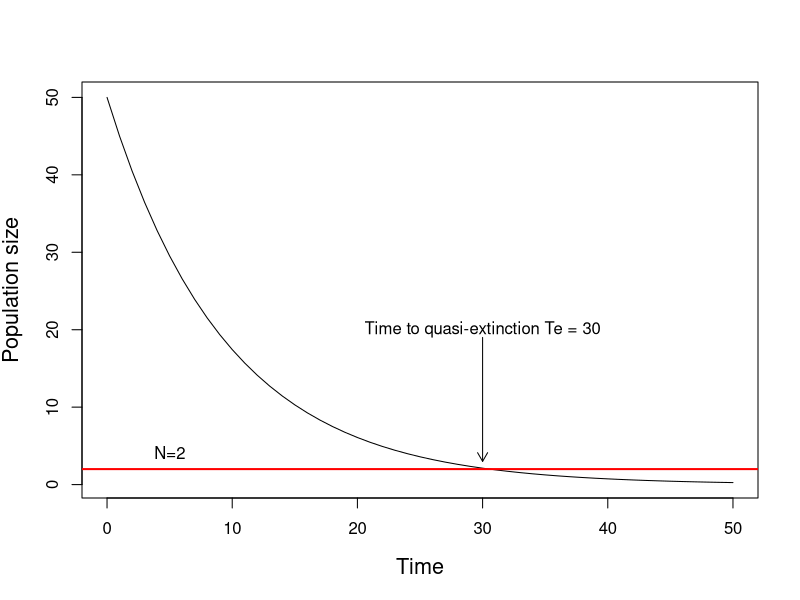
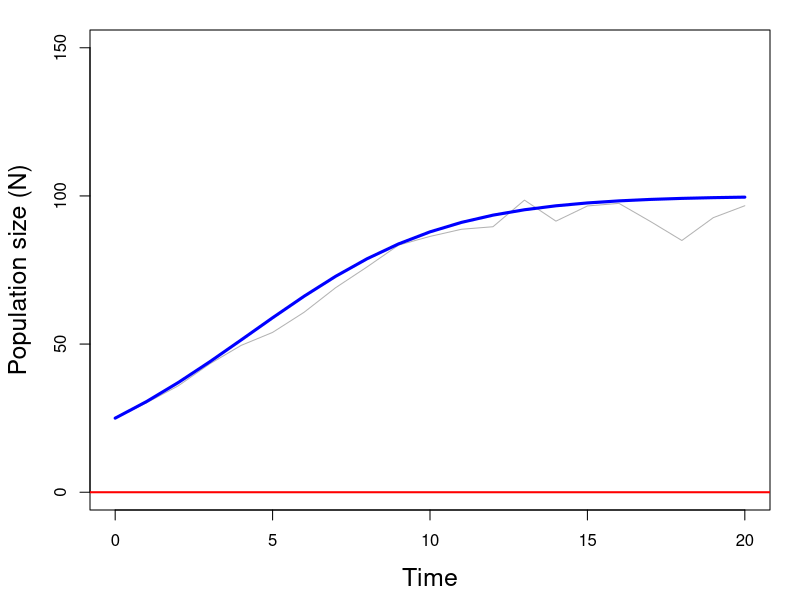
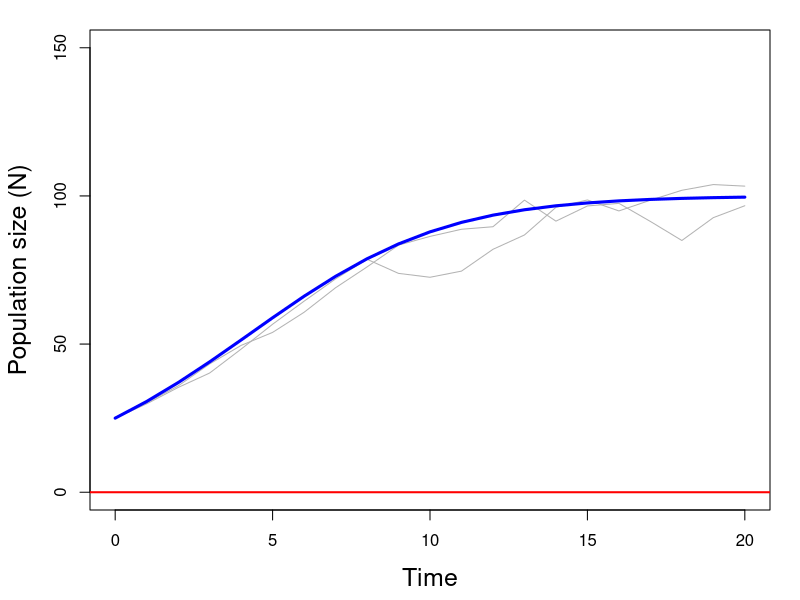
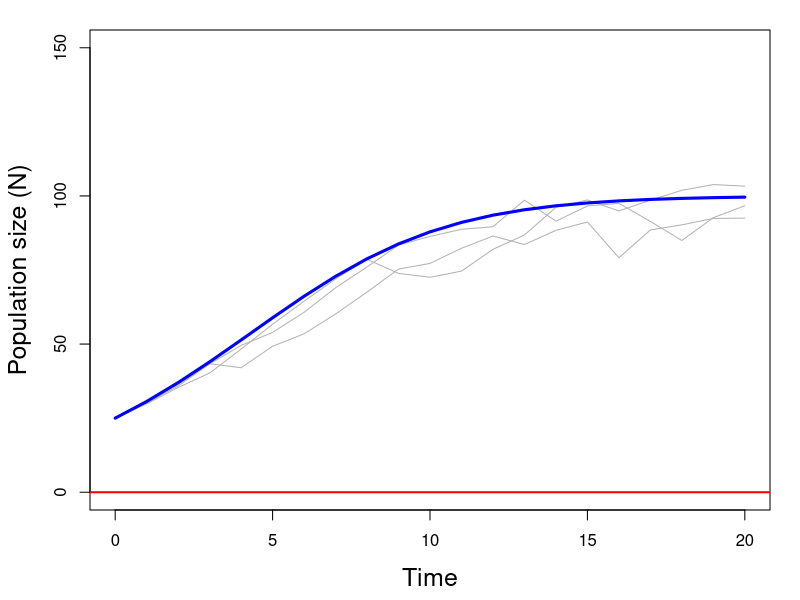
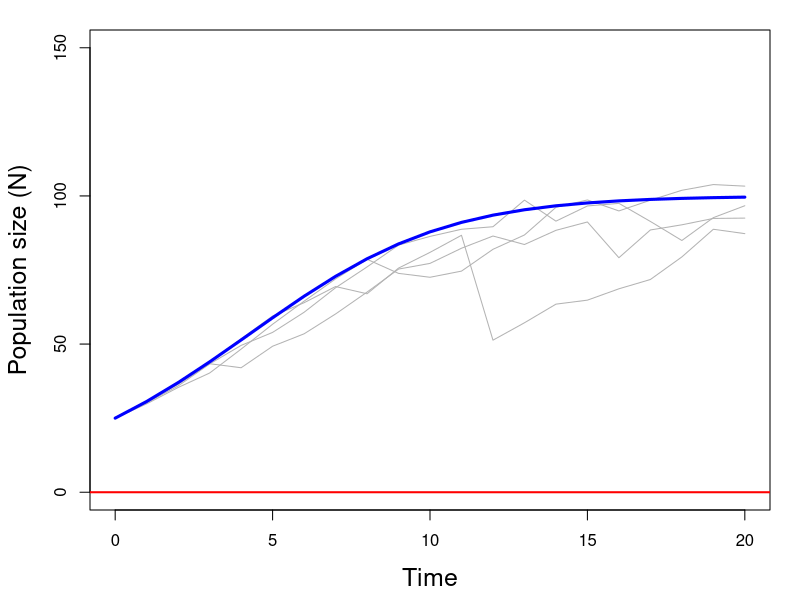
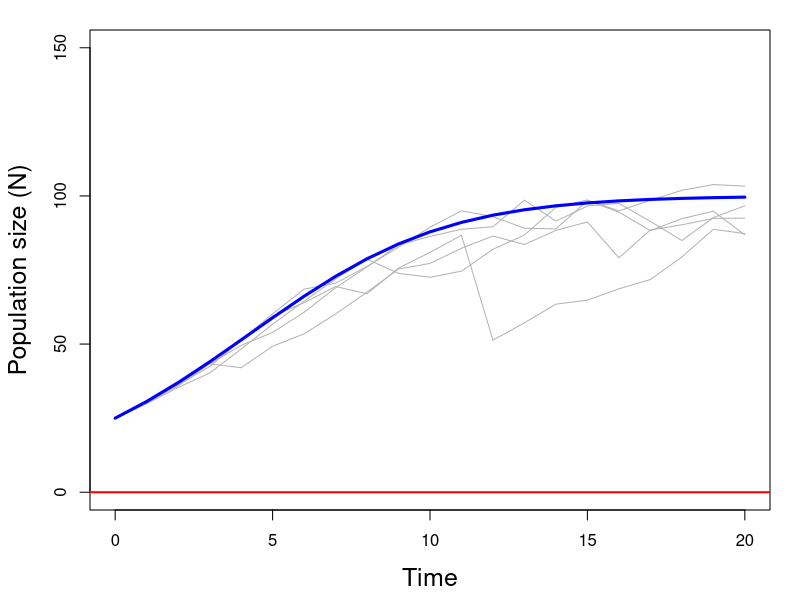
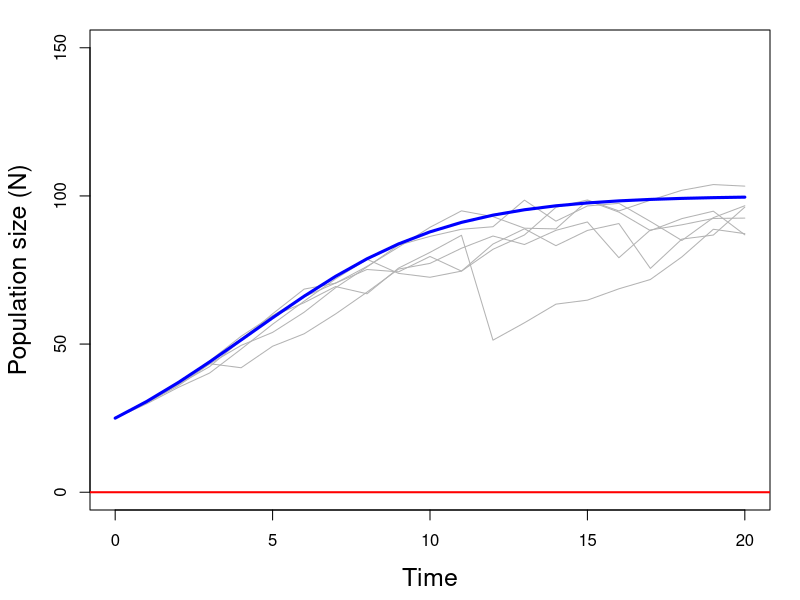
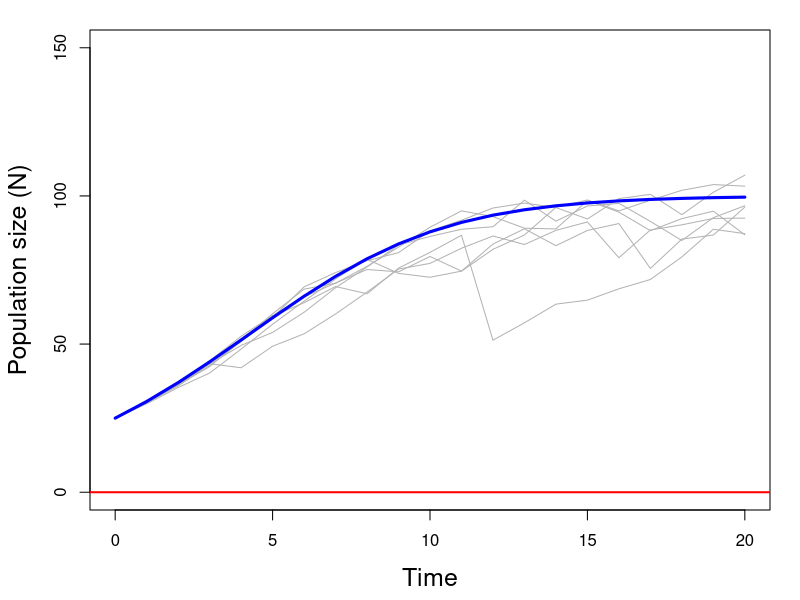

The R script that drew these images, in order:
## ---- chunk 1
#| label: exp1
#| include: true
#| echo: false
#| fig-width: 8
#| fig-height: 6
#| fig-align: center
T <- 50
N <- integer(T+1)
N[1] <- 50
for(t in 1:T) {
    N[t+1] <- N[t] + N[t]*-0.1
}
plot(0:T, N, type="l", col="black", pch=16,
##     xlab="Time", ylab="Superb owl population size", cex.lab=1.3)
     xlab="Time", ylab="Population size", cex.lab=1.3)
abline(h=2, col="red", lwd=2)
text(5, 2, "N=2", pos=3)
Te <- (0:T)[which.max(N<2)]
text(Te-1, 20, paste("Time to quasi-extinction Te =", Te-1))
arrows(Te-1, 19, Te-1, 3, length=0.1)
## ---- chunk 2
#| label: logistic
#| include: false
#| echo: false
## #| fig-width: 8
## #| fig-height: 6
r.max <- 0.3
K.bar <- 100
sigma.d <- 20
T <- 20
set.seed(4450)
##plot(0:T, N, type="b", xlab="Time", ylab="Population size (N)",
##     ylim=c(0, 300))
nSim <- 100
N <- Nlr <- matrix(NA, T+1, nSim)
N[1,] <- Nlr[1,] <- 25
Te <- integer(nSim)
## if(!dir.exists("figs/lg-d"))
##     dir.create("figs/lg-d")
for(i in 1:nSim) {
    ## fl <- paste("figs/lg-d/lg-d", i, ".pdf", sep="")
    for(t in 1:T) {
        K.t <- rnorm(1, K.bar, sigma.d)
        N[t+1,i] <- N[t,i] + N[t,i]*r.max*(1 - N[t,i]/K.t)
        N[t+1,i] <- N[t+1,i]*(N[t+1,i]>0)
        Nlr[t+1,i] <- Nlr[t,i] + Nlr[t,i]*r.max*(1 - Nlr[t,i]/K.bar)
    }
    if(i < 11 || i==nSim) {
        ## pdf(fl, width=8, heigh=6)
        par(mai=c(0.9,0.9,0.3,0.3))
        mn <- ifelse(i==nSim, paste(nSim, "Simulations"), "")
        matplot(0:T, N, type="l", xlab="Time", ylab="Population size (N)", main=mn,
             ylim=c(0, 150), col=gray(0.7), lty=1, cex.lab=1.5)
        lines(0:T, Nlr[,1], col="blue", lwd=3)
        ext <- N[,i]==0
        if(any(ext)) {
            Te[i] <- min(which(ext))
            points(Te[i], 0, pch=16, col="orange")
        }
        abline(h=0, col="red", lwd=2)
        ## dev.off()
    }
}
## ---- chunk 3
#| label: logistic2
#| include: false
#| echo: false
r.max <- 0.3
K.bar <- 100
sigma.d <- 40
T <- 20
set.seed(4450)
##plot(0:T, N, type="b", xlab="Time", ylab="Population size (N)",
##     ylim=c(0, 300))
nSim <- 100
N <- Nlr <- matrix(NA, T+1, nSim)
N[1,] <- Nlr[1,] <- 25
Te <- integer(nSim)
Tes <- NULL
for(i in 1:nSim) {
    ## fl <- paste("figs/lg-d/lg2-d", i, ".pdf", sep="")
    for(t in 1:T) {
        K.t <- rnorm(1, K.bar, sigma.d)
        N[t+1,i] <- N[t,i] + N[t,i]*r.max*(1 - N[t,i]/K.t)
        N[t+1,i] <- N[t+1,i]*(N[t+1,i]>0)
        Nlr[t+1,i] <- Nlr[t,i] + Nlr[t,i]*r.max*(1 - Nlr[t,i]/K.bar)
    }
    ext <- N[,i]<1
    if(any(ext)) {
        Te[i] <- min(which(ext))-1
        Tes <- which(Te>0)
    }
    if(i < 11 || i==nSim) {
        ## pdf(fl, width=8, heigh=6)
        par(mai=c(0.9,0.9,0.3,0.3))
        mn <- ifelse(i==nSim, "17 extinctions in 100 simulations", "")
        matplot(0:T, N, type="l", xlab="Time", ylab="Population size (N)", main=mn,
             ylim=c(0, 150), col=gray(0.7), lty=1, cex.lab=1.5)
        lines(0:T, Nlr[,1], col="blue", lwd=3)
        abline(h=0, col="red", lwd=2)
        points(Te[Tes], rep(0, length(Tes)), pch=16, col="orange", cex=1.5)
        ## dev.off()
    }
}
## ---- chunk 4
#| label: allee
#| include: true
#| echo: false
#| fig.width: 18
#| fig.height: 6
N <- 0:100
beta0 <- 0.1
beta1.1 <- -0.001
par(mfrow=c(1, 3), mai=c(.7, 0.7, 0.4, 0.4))
plot(N, beta0 + 0*N, xlab="Population size (N)", ylab="Population growth rate (r)",
     type="l", main="No density-dependence", cex.lab=3, cex.main=3, col="blue", lwd=2)
plot(N, beta0 + beta1.1*N, xlab="Population size (N)", ylab="Population growth rate (r)",
     type="l", main="Standard density-dependence", cex.lab=3, cex.main=3, col="blue", lwd=2)
plot(N, #ifelse(N>20, beta0+beta1.1*N, 0 + 0.004*N),
     log(0.89+beta0 + 0.0009*N - 0.00001*N^2),
     xlab="Population size (N)", ylab="Population growth rate (r)",
     type="l", main="Allee effect", cex.lab=3, cex.main=3, col="blue", lwd=2)
